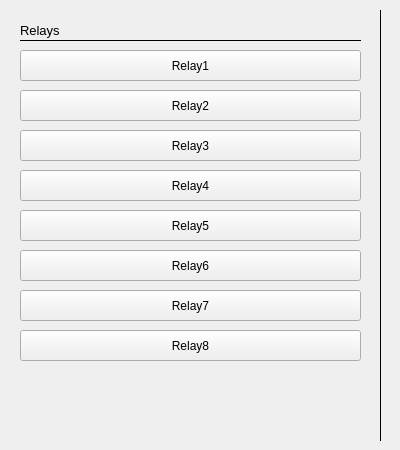
   <widget class="QWidget" name="tab_9">
    <attribute name="title">
     <string>Relay</string>
    </attribute>
    <widget class="Line" name="line_31">
     <property name="geometry">
      <rect>
       <x>20</x>
       <y>30</y>
       <width>341</width>
       <height>21</height>
      </rect>
     </property>
     <property name="frameShadow">
      <enum>QFrame::Plain</enum>
     </property>
     <property name="orientation">
      <enum>Qt::Horizontal</enum>
     </property>
    </widget>
    <widget class="QPushButton" name="btn_relay1">
     <property name="geometry">
      <rect>
       <x>20</x>
       <y>50</y>
       <width>341</width>
       <height>31</height>
      </rect>
     </property>
     <property name="toolTip">
      <string>&lt;html&gt;&lt;head/&gt;&lt;body&gt;&lt;p&gt;Sets Relay to configured state&lt;/p&gt;&lt;/body&gt;&lt;/html&gt;</string>
     </property>
     <property name="text">
      <string>Relay1</string>
     </property>
    </widget>
    <widget class="QPushButton" name="btn_relay3">
     <property name="geometry">
      <rect>
       <x>20</x>
       <y>130</y>
       <width>341</width>
       <height>31</height>
      </rect>
     </property>
     <property name="toolTip">
      <string>&lt;html&gt;&lt;head/&gt;&lt;body&gt;&lt;p&gt;Sets Relay to configured state&lt;/p&gt;&lt;/body&gt;&lt;/html&gt;</string>
     </property>
     <property name="text">
      <string>Relay3</string>
     </property>
    </widget>
    <widget class="QPushButton" name="btn_relay2">
     <property name="geometry">
      <rect>
       <x>20</x>
       <y>90</y>
       <width>341</width>
       <height>31</height>
      </rect>
     </property>
     <property name="toolTip">
      <string>&lt;html&gt;&lt;head/&gt;&lt;body&gt;&lt;p&gt;Sets Relay to configured state&lt;/p&gt;&lt;/body&gt;&lt;/html&gt;</string>
     </property>
     <property name="text">
      <string>Relay2</string>
     </property>
    </widget>
    <widget class="QLabel" name="label_96">
     <property name="geometry">
      <rect>
       <x>20</x>
       <y>20</y>
       <width>161</width>
       <height>21</height>
      </rect>
     </property>
     <property name="font">
      <font>
       <pointsize>10</pointsize>
      </font>
     </property>
     <property name="text">
      <string>Relays</string>
     </property>
    </widget>
    <widget class="QPushButton" name="btn_relay4">
     <property name="geometry">
      <rect>
       <x>20</x>
       <y>170</y>
       <width>341</width>
       <height>31</height>
      </rect>
     </property>
     <property name="toolTip">
      <string>&lt;html&gt;&lt;head/&gt;&lt;body&gt;&lt;p&gt;Sets Relay to configured state&lt;/p&gt;&lt;/body&gt;&lt;/html&gt;</string>
     </property>
     <property name="text">
      <string>Relay4</string>
     </property>
    </widget>
    <widget class="QPushButton" name="btn_relay5">
     <property name="geometry">
      <rect>
       <x>20</x>
       <y>210</y>
       <width>341</width>
       <height>31</height>
      </rect>
     </property>
     <property name="toolTip">
      <string>&lt;html&gt;&lt;head/&gt;&lt;body&gt;&lt;p&gt;Sets Relay to configured state&lt;/p&gt;&lt;/body&gt;&lt;/html&gt;</string>
     </property>
     <property name="text">
      <string>Relay5</string>
     </property>
    </widget>
    <widget class="QPushButton" name="btn_relay6">
     <property name="geometry">
      <rect>
       <x>20</x>
       <y>250</y>
       <width>341</width>
       <height>31</height>
      </rect>
     </property>
     <property name="toolTip">
      <string>&lt;html&gt;&lt;head/&gt;&lt;body&gt;&lt;p&gt;Sets Relay to configured state&lt;/p&gt;&lt;/body&gt;&lt;/html&gt;</string>
     </property>
     <property name="text">
      <string>Relay6</string>
     </property>
    </widget>
    <widget class="QPushButton" name="btn_relay7">
     <property name="geometry">
      <rect>
       <x>20</x>
       <y>290</y>
       <width>341</width>
       <height>31</height>
      </rect>
     </property>
     <property name="toolTip">
      <string>&lt;html&gt;&lt;head/&gt;&lt;body&gt;&lt;p&gt;Sets Relay to configured state&lt;/p&gt;&lt;/body&gt;&lt;/html&gt;</string>
     </property>
     <property name="text">
      <string>Relay7</string>
     </property>
    </widget>
    <widget class="QPushButton" name="btn_relay8">
     <property name="geometry">
      <rect>
       <x>20</x>
       <y>330</y>
       <width>341</width>
       <height>31</height>
      </rect>
     </property>
     <property name="toolTip">
      <string>&lt;html&gt;&lt;head/&gt;&lt;body&gt;&lt;p&gt;Sets Relay to configured state&lt;/p&gt;&lt;/body&gt;&lt;/html&gt;</string>
     </property>
     <property name="text">
      <string>Relay8</string>
     </property>
    </widget>
    <widget class="Line" name="line_59">
     <property name="geometry">
      <rect>
       <x>370</x>
       <y>10</y>
       <width>21</width>
       <height>431</height>
      </rect>
     </property>
     <property name="frameShadow">
      <enum>QFrame::Plain</enum>
     </property>
     <property name="orientation">
      <enum>Qt::Vertical</enum>
     </property>
    </widget>
   </widget>
